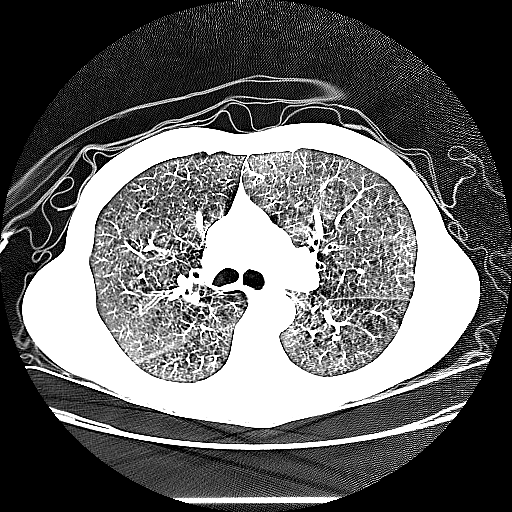
%> input picture LungImageAnalysis-master/codes/000002.bmp, 512 x 512 px
$ octave --eval "result = Extraction(imread('000002.bmp'));"   (GNU Octave 9; MATLAB toolbox functions it lacks are replaced by stand-ins)
%> lines starting %> are read from the running program, lines starting %| are printed output that depends on the picture; in (x1, y1, x2, y2) boxes, pixels count from 0 and x2, y2 are one past the last pixel; in counts of white or black regions, pixels touching at a corner belong together; the program's own positions count from 1
% function [ lung_extracted, lung_floodfilled ] = Extraction( img_orig )
function [ lung_dilated, lung_extracted,...
    bit_plane, img_eroded, img_median, img_dilated, img_outlined, extraction_region, lung_floodfilled ] = Extraction( img_orig )
% Lung Regions Extractions
%   initial stage of CAD
%   extract lung region from the CT scan image

% Lung Region Extraction
%   choose the best suitable slice with better accuracy and sharpness
% Bit-Plane Slicing
% Plane Splitting
[height, width] = size(img_orig);
%> height = 512; width = 512
bit_planes = zeros(height, width, 8);
% figure('NumberTitle', 'off', 'name', 'Plane Splitting'),
% subplot(3, 3, 1); imshow(img_orig); title('original image')
for i = 1:8
   bit_planes(:, :, i) = bitget(img_orig, i);
%    % show
%    subplot(3, 3, i+1); imshow(bit_planes(:, :, i)), title(['Bit Plane ', num2str(i)]);
%    % write
%    imwrite(bit_planes(:, :, i), ['plane_splitting/bit plane ', num2str(i), '.bmp']);
end

% Plane Combination
com_planes = zeros(height, width, 7);
% figure('NumberTitle', 'off', 'name', 'Plane Combination'),
% subplot(3, 3, 1); imshow(img_orig); title('original image')
for i = 2:8
    for j = 8:-1:i
        com_planes(:, :, i-1) = bitset(com_planes(:, :, i-1), j, bit_planes(:, :, j));
    end
%     % show
%     subplot(3, 3, i); imshow(uint8(com_planes(:, :, i-1))); title(['8~', num2str(i)]);
%     %write
%     imwrite(uint8(com_planes(:, :, i-1)), ['plane_combination/8-', num2str(i), '.bmp']);
end


bit_plane = uint8(com_planes(:, :, 1)); % output 1


% Erosion
%   enhance the sliced image by reducing the noise
% result of the previous step
img_proc_1 = im2bw(uint8(com_planes(:, :, 1)), 0.8);
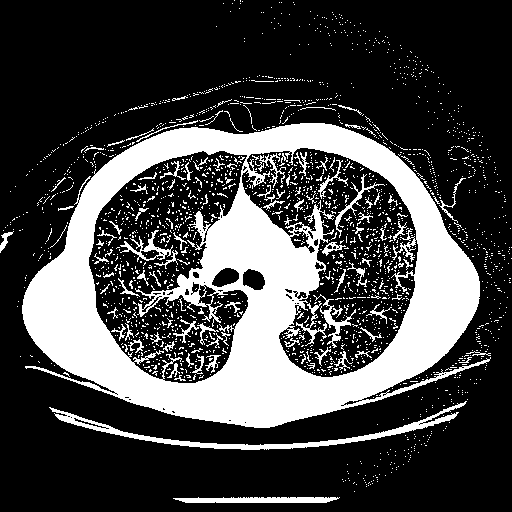
%> img_proc_1: size 512x512 logical; 27.1% white; 2209 white regions (2103 under 20 px), largest, box (x1, y1, x2, y2) and area: (22, 123, 491, 428) 55725, (49, 401, 467, 450) 2399, (173, 497, 340, 503) 853
% img_proc_1 = imbinarize(com_planes(:, :, 1));
% structuring element object
se_ero = [1 1 1; 1 1 1; 1 1 1];
% se = [1, 1; 1, 1];
% erode the image
img_eroded = imerode(img_proc_1, se_ero); % output 2
%> img_eroded: size 512x512 logical; 19.5% white; 151 white regions (137 under 20 px), largest, box (x1, y1, x2, y2) and area: (23, 124, 479, 427) 48304, (57, 415, 455, 449) 1087, (180, 498, 335, 502) 478
% % show
% figure('NumberTitle', 'off', 'name', 'Image Erosion'),
% subplot(1, 2, 1); imshow(img_proc_1); title('before erosion');
% subplot(1, 2, 2); imshow(img_eroded); title('after erosion');
% % write
% imwrite(img_proc_1, 'erosion/img_before_eroded.bmp');
% imwrite(img_eroded, 'erosion/img_after_eroded.bmp');


% Median Filter
%   enhance image for further improvement from othe distortion
% result of the previous step
img_proc_2 = img_eroded;
% median-filter the image
img_median = medfilt2(img_proc_2); % output 3
%> img_median: size 512x512 logical; 19.3% white; 47 white regions (35 under 20 px), largest, box (x1, y1, x2, y2) and area: (23, 124, 479, 427) 48269, (107, 423, 427, 449) 924, (183, 498, 329, 502) 465
% % show
% figure('NumberTitle', 'off', 'name', 'Median Filter'),
% subplot(1, 2, 1); imshow(img_proc_2); title('before median-filtering');
% subplot(1, 2, 2); imshow(img_median); title('after median-filtering');
% % write
% imwrite(img_proc_2, 'median_filter/img_before_filter.bmp');
% imwrite(img_median, 'median_filter/img_after_filter.bmp');


% Dilation
%   enhance image for further improvement from othe distortion
% result of the previous step
img_proc_3 = img_median;
% structuring element object
se_dil = [1 1 1; 1 1 1; 1 1 1];
% dilate the image
img_dilated = imerode(img_proc_3, se_dil); % output 4
%> img_dilated: size 512x512 logical; 17.2% white; 43 white regions (32 under 20 px), largest, box (x1, y1, x2, y2) and area: (24, 125, 478, 426) 44443, (218, 499, 325, 501) 129, (171, 277, 193, 298) 125
% % show
% figure('NumberTitle', 'off', 'name', 'Dilation'),
% subplot(1, 2, 1); imshow(img_proc_3); title('before dilation');
% subplot(1, 2, 2); imshow(img_dilated); title('after dilation');
% % write
% imwrite(img_proc_3, 'dilation/img_before_dilation.bmp');
% imwrite(img_dilated, 'dilation/img_after_dilation.bmp');


% Outlining
%   determine the outline of the regions
% result of the previous step
img_proc_4 = img_dilated;
% get the outline
[B,L] = bwboundaries(img_proc_4, 'holes');
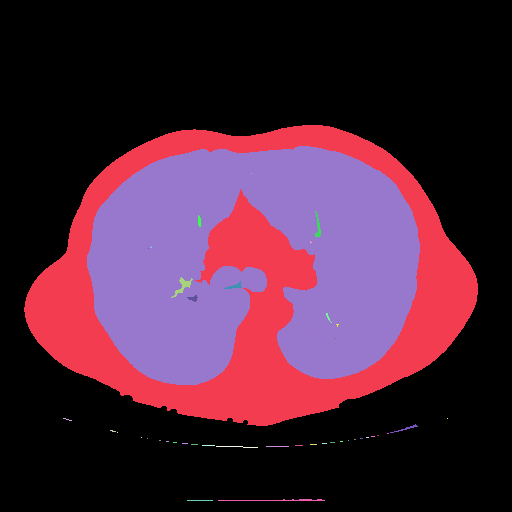
%> L: size 512x512 double; 45 distinct labels, from 0 to 44; one colour per label, 0 black
%> B = 44 boundaries; largest, box (x1, y1, x2, y2) and points: (87, 146, 420, 385) 1348, (24, 125, 478, 426) 1089, (218, 499, 325, 501) 213, (216, 446, 258, 448) 83, (171, 277, 193, 298) 67
% draw the outline
img_outlined = false(height, width); % output 5
for k = 1:length(B)
    boundary = B{k};
    for j = 1:length(boundary)
        img_outlined(boundary(j, 1), boundary(j, 2)) = 1;
    end
end
%> this loop made 44 passes
%> boundary on passes 4, 5, 6, 7, 8, 9, 10, 22, 25, 27, 32, 34: [433 118; 433 118], [438 142; 438 142], [439 148; 439 148], [249 149; 249 149], [248 151; 247 152; 248 152; 248 151], [441 160; 441 161; 441 160], [442 167; 442 168; 442 169; 442 168; 442 167], [174 252; 174 252], [242 311; 243 312; 243 311; 242 311], [333 313; 333 313], [339 336; 339 336], [442 341; 442 342; 442 343; 442 342; 442 341]
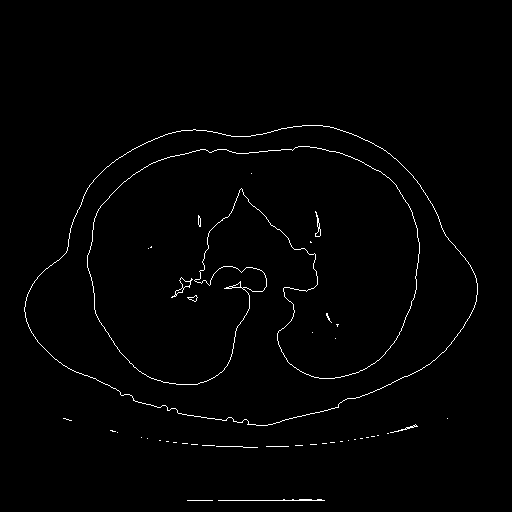
%> img_outlined: size 512x512 logical; 1.2% white in thin lines or dots, all inside (x1, y1, x2, y2) = (24, 125, 478, 501)
% [19 lines of commented-out code are left out]
area_largest = 0;
index_largest = 0;
bound_y_x = zeros(length(B), 4); % y_min, y_max, x_min, x_max
% for every boundary
for k = 1:length(B)
    boundary = B{k};
    % find the largest, smallest x, y
    x_min = 9999;
    y_min = 9999;
    x_max = 0;
    y_max = 0;
    for j = 1:length(boundary)
        if x_min > boundary(j, 2)
            x_min = boundary(j, 2);
        end
        if y_min > boundary(j, 1)
            y_min = boundary(j, 1);
        end
        if x_max < boundary(j, 2)
            x_max = boundary(j, 2);
        end
        if y_max < boundary(j, 1)
            y_max = boundary(j, 1);
        end
    end
    bound_y_x(k, :) = [y_min, y_max, x_min, x_max];
    % calculate the area
    area_bound = (x_max - x_min) * (y_max - y_min);
    if area_bound >area_largest
        area_largest = area_bound;
        index_largest = k;
    end
end
%> this loop made 44 passes
%> (area_bound, area_largest, index_largest) on pass 1: (135900, 135900, 1)
%> area_bound on passes 11, 14, 17, 19, 20, 21: 420, 60, 22, 41, 106, 119
%> after the loop, bound_y_x = 44 rows, first 8: [126 426 25 478; 419 421 64 72; 431 432 111 116; 433 433 118 118; 438 438 142 142; 439 439 148 148; 249 249 149 149; 247 248 151 152]
% cannot find the proper boundary
if index_largest == 0
    disp('cannot find the proper boundary')
    exit
end
% delete the largest boundary and the boundary outside it
index_del = [];
index_del(1) = index_largest;
num_del = 1;
% for every boundary
for k = 1:length(B)
    if k == index_largest
        continue
    end
    % judge whether outside or not
    if bound_y_x(k, 1) < bound_y_x(index_largest, 1)...
            || bound_y_x(k, 2) > bound_y_x(index_largest, 2)...
            || bound_y_x(k, 3) < bound_y_x(index_largest, 3)...
            || bound_y_x(k, 4) > bound_y_x(index_largest, 4)
        num_del = num_del + 1;
        index_del(num_del) = k;
    end
end
%> this loop made 44 passes
%> after the loop, index_del = 28 values from 1 to 42
% get the lung boundary
bound_region = cell(length(B) - num_del, 1);
%> bound_region = 16 items
index_lung = 0;
for k = 1:length(B)
    if ~ismember(k, index_del)
        index_lung = index_lung + 1;
        bound_region{index_lung} = B{k};
    end
end
% draw the lung region boundary
extraction_region = false(height, width); % output 6
for k = 1:length(bound_region)
    boundary = bound_region{k};
    for j = 1:length(boundary)
        extraction_region(boundary(j, 1), boundary(j, 2)) = 1;
    end
end
%> this loop made 16 passes
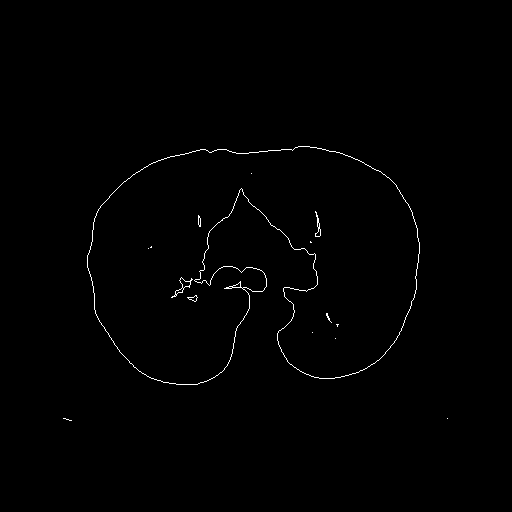
%> extraction_region: size 512x512 logical; 0.61% white in thin lines or dots, all inside (x1, y1, x2, y2) = (63, 146, 448, 421)
% % show
% figure('NumberTitle', 'off', 'name', 'Lung Border Extraction'),
% subplot(1, 2, 1); imshow(img_outlined); title('before extraction');
% subplot(1, 2, 2); imshow(extraction_region); title('after extraction');
% % write
% imwrite(img_outlined, 'lung _border_extraction/img_before_extraction.bmp');
% imwrite(extraction_region, 'lung _border_extraction/img_after_extraction.bmp');


% Flood Fill Algorithm
%   fill the obtained lung border with the lung region
% find the two parts of lung(left and right)
largest_two = [0, 0]; % 1st > 2nd
index_two = [0, 0];
for k = 1:length(bound_region)
    if length(bound_region{k}) > largest_two(1)
        largest_two(2) = largest_two(1);
        largest_two(1) = length(bound_region{k});
        index_two(2) = index_two(1);
        index_two(1) = k;
    elseif length(bound_region{k}) > largest_two(2)
        largest_two(2) = length(bound_region{k});
        index_two(2) = k;
    end
end
%> this loop made 16 passes
%> after the loop, index_two = [16 4]; largest_two = [1348 67]
% find the minimum bounding box
b_box = [9999, 0, 9999, 0]; % [top, down, left, right]
for k = 1:2
    boundary = bound_region{index_two(k)};
    for j = 1:length(boundary)
        if b_box(3) > boundary(j, 2)
            b_box(3) = boundary(j, 2);
        end
        if b_box(1) > boundary(j, 1)
            b_box(1) = boundary(j, 1);
        end
        if b_box(4) < boundary(j, 2)
            b_box(4) = boundary(j, 2);
        end
        if b_box(2) < boundary(j, 1)
            b_box(2) = boundary(j, 1);
        end
    end
end
%> after the loop, b_box = [147 385 88 420]
% draw the lung boundary
extraction_lung = false(height, width);
for k = 1:2
    boundary = bound_region{index_two(k)};
    for j = 1:length(boundary)
        extraction_lung(boundary(j, 1), boundary(j, 2)) = 1;
    end
end
%> extraction_lung: size 512x512 logical; 0.54% white in thin lines or dots, all inside (x1, y1, x2, y2) = (87, 146, 420, 385)
% floodfill the lung
lung_floodfilled = imfill(extraction_lung, 'holes');
%> lung_floodfilled: size 512x512 logical; 21.5% white; 1 white region, box (x1, y1, x2, y2) and area: (87, 146, 420, 385) 56241
% cut out the boundary for the use of segmentation
for k = 1:2
    boundary = bound_region{index_two(k)};
    for j = 1:length(boundary)
        lung_floodfilled(boundary(j, 1), boundary(j, 2)) = 0;
    end
end
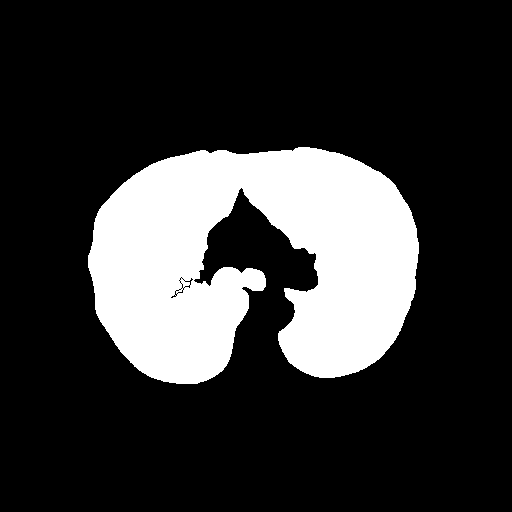
%> lung_floodfilled: size 512x512 logical; 20.9% white; 1 white region, box (x1, y1, x2, y2) and area: (88, 147, 419, 384) 54829
% extract the lung from the original image
lung_extracted = img_orig;
%> lung_extracted is the input picture: size 512x512 uint8; min 0, max 255, mean 101.6
for h = 1:height
    for w = 1: width
        if lung_floodfilled(h, w) == false
            lung_extracted(h, w) = 0;
        end
    end
end
lung_dilated = img_dilated;
for h = 1:height
    for w = 1: width
        if lung_floodfilled(h, w) == false
            lung_dilated(h, w) = 0;
        end
    end
end
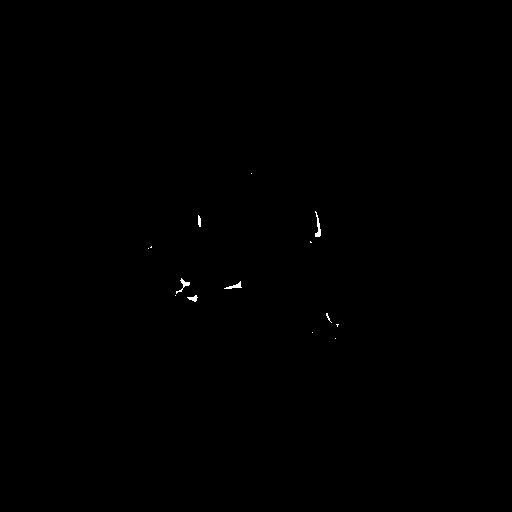
%> lung_dilated: size 512x512 logical; 0.11% white; 14 white regions (9 under 20 px), largest, box (x1, y1, x2, y2) and area: (315, 211, 321, 237) 72, (176, 278, 190, 294) 59, (224, 281, 242, 289) 55, (187, 295, 198, 302) 40, (198, 215, 201, 227) 30
% crop the image according to min bounding box
lung_floodfilled = imcrop(lung_floodfilled, [b_box(3), b_box(1), b_box(4) - b_box(3), b_box(2) - b_box(1)]); % output 7
%> lung_floodfilled: size 239x333 logical; 68.9% white; 2 black regions, box (x1, y1, x2, y2) and area: (0, 0, 333, 239) 24693, (84, 131, 106, 152) 65
lung_extracted = imcrop(lung_extracted, [b_box(3), b_box(1), b_box(4) - b_box(3), b_box(2) - b_box(1)]);
%> lung_extracted: size 239x333 uint8
lung_dilated = imcrop(lung_dilated, [b_box(3), b_box(1), b_box(4) - b_box(3), b_box(2) - b_box(1)]);
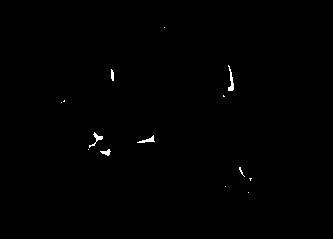
%> lung_dilated: size 239x333 logical; 0.36% white; 14 white regions (9 under 20 px), largest, box (x1, y1, x2, y2) and area: (228, 65, 234, 91) 72, (89, 132, 103, 148) 59, (137, 135, 155, 143) 55, (100, 149, 111, 156) 40, (111, 69, 114, 81) 30

% [7 lines of commented-out code are left out]
end
